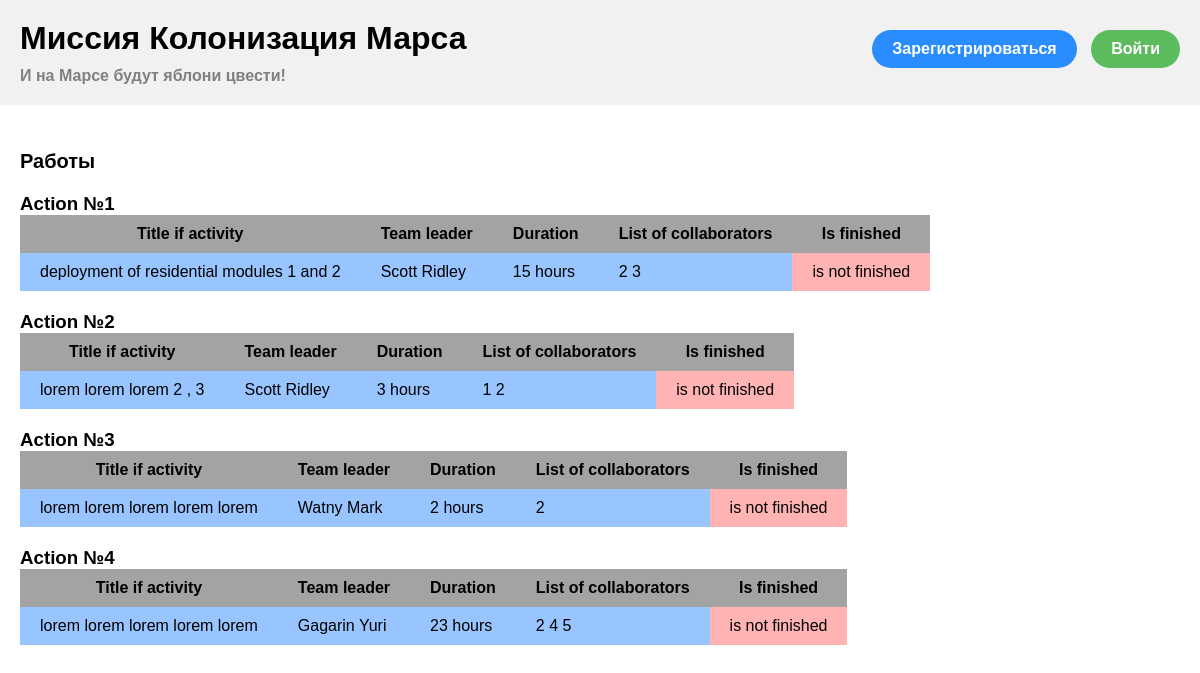
The app's page /, older data.
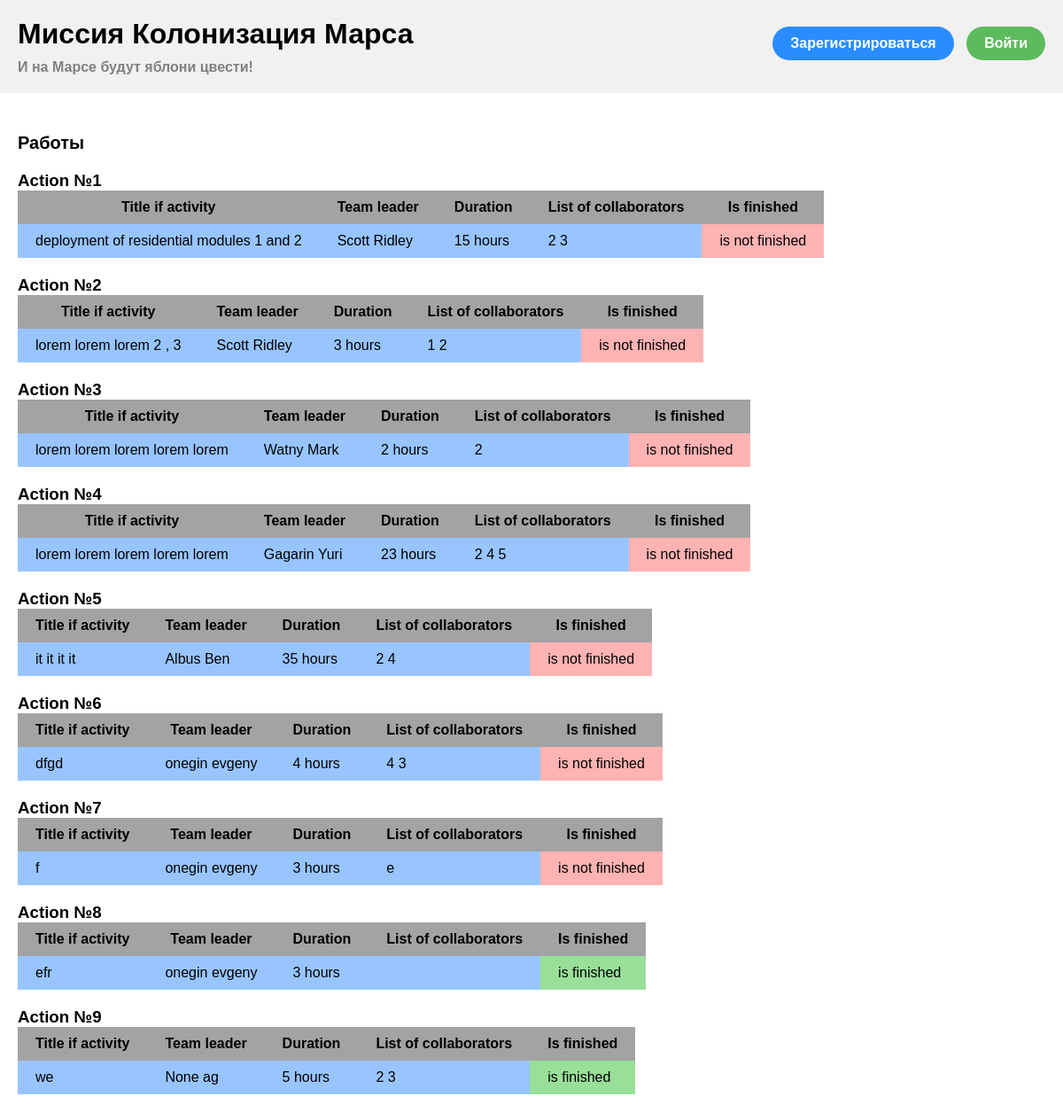
The same page, newer data.
### data/jobs.py (models this page shows)
class Jobs(SqlAlchemyBase):
    __tablename__ = 'jobs'
    id = sqlalchemy.Column(sqlalchemy.Integer,
                           primary_key=True, autoincrement=True)
    team_leader = sqlalchemy.Column(sqlalchemy.Integer, sqlalchemy.ForeignKey("users.id"), nullable=True)
    job = sqlalchemy.Column(sqlalchemy.String, nullable=True)
    work_size = sqlalchemy.Column(sqlalchemy.Integer, nullable=True)
    collaborators = sqlalchemy.Column(sqlalchemy.String, nullable=True)
    start_date = sqlalchemy.Column(sqlalchemy.DateTime, default=datetime.datetime.now)
    end_date = sqlalchemy.Column(sqlalchemy.DateTime, nullable=True)
    is_finished = sqlalchemy.Column(sqlalchemy.Boolean, default=False)
    user = orm.relationship('User', foreign_keys=[team_leader])

### data/users.py (models this page shows, shortened)
class User(SqlAlchemyBase, UserMixin):
    __tablename__ = 'users'
    id = sqlalchemy.Column(sqlalchemy.Integer,
                           primary_key=True, autoincrement=True)
    surname = sqlalchemy.Column(sqlalchemy.String, nullable=True)
    name = sqlalchemy.Column(sqlalchemy.String, nullable=True)
    age = sqlalchemy.Column(sqlalchemy.Integer, nullable=True)
    position = sqlalchemy.Column(sqlalchemy.String, nullable=True)
    speciality = sqlalchemy.Column(sqlalchemy.String, nullable=True)
    address = sqlalchemy.Column(sqlalchemy.String, nullable=True)
    email = sqlalchemy.Column(sqlalchemy.String, unique=True, nullable=True)
    hashed_password = sqlalchemy.Column(sqlalchemy.String, nullable=True)
    modified_date = sqlalchemy.Column(sqlalchemy.DateTime, default=datetime.datetime.now)
    news = orm.relationship("News", back_populates='user')
    jobs = orm.relationship("Jobs", back_populates='user')
    departments = orm.relationship("Department", back_populates='user')

### main.py (the view)
@app.route("/")
def index_jobs():
    db_sess = db_session.create_session()
    jobs = db_sess.query(Jobs).all()
    return render_template("index_jobs.html", jobs=jobs)

### data/db_session.py (called while the page is built)
def create_session() -> Session:
    global __factory
    return __factory()

### templates/index_jobs.html (shortened to what this page needs)
<!doctype html>
<html lang="ru">
    <head>
        <link rel="stylesheet" type="text/css" href="../static/css/style.css">
    </head>
    <body>
        <header class="authorization-header">
            <nav class="authorization-header__panel">
                {% if current_user.is_authenticated %}
                    <a class="navbar-brand" href="/logout">{{ current_user.surname }} {{ current_user.name }}</a>
                {% else %}
                    <p>
                        <a class="btn btn-register btn_modif" href="/register">Зарегистрироваться</a>
                        <a class="btn btn-login btn_modif" href="/login">Войти</a>
                    </p>
                {% endif %}
            </nav>
        </header>
        <main>
            {% extends "base.html" %}
            {% block content %}
            <div class="content">
                <h2 class="h2_none_margin">Работы</h2>
                {% for job in jobs%}
                <div class="item">
                    <h3>Action №{{ loop.index }}</h3>
                    <table>
                        <tr>
                            <th>Title if activity</th>
                            <th>Team leader</th>
                            <th>Duration</th>
                            <th>List of collaborators</th>
                            <th>Is finished</th>
                        </tr>
                        <tr>
                            <td>{{ job.job }}</td>
                            <td>{{ job.user.surname }} {{ job.user.name }}</td>
                            <td>{{ job.work_size }} hours</td>
                            <td>{{ job.collaborators }}</td>
                            <td class="{% if job.is_finished %} green {% else %} red {% endif %}">{% if job.is_finished %} is finished {% else %} is not finished {% endif %}</td>
                        </tr>
                    </table>
                </div>
                {% endfor %}
            </div>
            {% endblock %}

### templates/base.html (shortened to what this page needs)
<!DOCTYPE html>
<html lang="ru">
<head>
    <link rel="stylesheet" type="text/css" href="../static/css/style.css">
</head>
<body>
    <header class="header">
        <h1>Миссия Колонизация Марса</h1>
        <h4>И на Марсе будут яблони цвести!</h4>
    </header>
    <main>
        {% block content %}{% endblock %}
    </main>
</body>
</html>

### static/css/style.css (style rules this page uses)
* { padding: 0; margin: 0; }
body { font-family: 'Ubuntu', sans-serif; }
h4 { color: grey; margin-top: 10px; }
h2 { font-size: 20px; margin-left: 200px; }
.h2_none_margin { margin-left: 20px; }
p { margin-bottom: 30px; }
.header { position: fixed; top: 0; left: 0; width: 100%; padding: 20px; background: rgb(241, 241, 241); }
.content { margin-top: 150px; }
.authorization-header { z-index: 10; position: fixed; right: 20px; top: 30px; }
.btn { transition: 0.2s all ease-out 0s; border: none; padding: 10px 20px; color: white; font-weight: 600; border-radius: 100px; background: rgb(41, 141, 255); }
.btn_modif { display: inline-block; text-decoration: none; }
.btn-register { margin-right: 10px; }
.btn-login { background: rgb(92, 187, 92); }
.item { margin: 20px; }
table { border-collapse: collapse; }
tr { padding: 10px 20px; min-height: 50px; }
th { padding: 10px 20px; min-height: 50px; background: rgb(163, 163, 163); }
td { padding: 10px 20px; background: rgb(152, 197, 255); }
.red { background: rgb(255, 179, 179); }
.green { background: rgb(153, 223, 153); }

Row changes from the older to the newer data that the page shows:
added Jobs: job "it it it it", user.surname "Albus", user.name "Ben", work_size "35", collaborators "2 4", is_finished "is not finished"
added Jobs: job "dfgd", user.surname "onegin", user.name "evgeny", work_size "4", collaborators "4 3", is_finished "is not finished"
added Jobs: job "f", user.surname "onegin", user.name "evgeny", work_size "3", collaborators "e", is_finished "is not finished"
added Jobs: job "efr", user.surname "onegin", user.name "evgeny", work_size "3", is_finished "is finished"
added Jobs: job "we", user.surname "None", user.name "ag", work_size "5", collaborators "2 3", is_finished "is finished"
